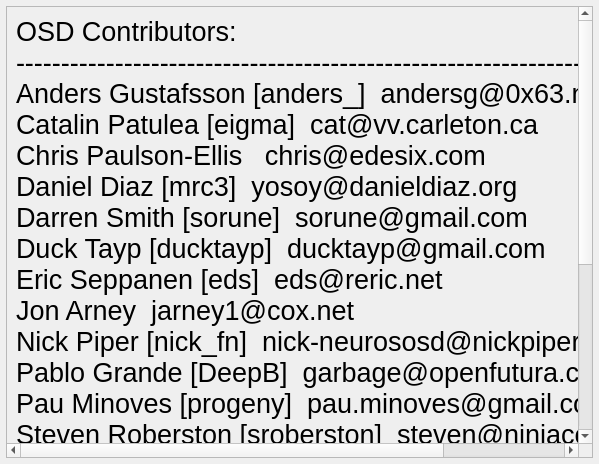
<ui version="4.0" >
 <class>NContrib</class>
 <widget class="QWidget" name="NContrib" >
  <property name="geometry" >
   <rect>
    <x>0</x>
    <y>0</y>
    <width>599</width>
    <height>464</height>
   </rect>
  </property>
  <property name="font" >
   <font>
    <pointsize>20</pointsize>
   </font>
  </property>
  <property name="windowTitle" >
   <string>OSD Contributors</string>
  </property>
  <layout class="QGridLayout" >
   <property name="horizontalSpacing" >
    <number>6</number>
   </property>
   <property name="margin" >
    <number>6</number>
   </property>
   <item row="0" column="0" >
    <widget class="QScrollArea" name="scrollArea" >
     <property name="widgetResizable" >
      <bool>true</bool>
     </property>
     <widget class="QWidget" name="scrollAreaWidgetContents" >
      <property name="geometry" >
       <rect>
        <x>0</x>
        <y>0</y>
        <width>725</width>
        <height>710</height>
       </rect>
      </property>
      <layout class="QVBoxLayout" name="verticalLayout" >
       <item>
        <widget class="QLabel" name="label" >
         <property name="text" >
          <string>OSD Contributors:
--------------------------------------------------------------------
Anders Gustafsson [anders_]  andersg@0x63.nu
Catalin Patulea [eigma]  cat@vv.carleton.ca
Chris Paulson-Ellis   chris@edesix.com
Daniel Diaz [mrc3]  yosoy@danieldiaz.org
Darren Smith [sorune]  sorune@gmail.com
Duck Tayp [ducktayp]  ducktayp@gmail.com
Eric Seppanen [eds]  eds@reric.net
Jon Arney  jarney1@cox.net
Nick Piper [nick_fn]  nick-neurososd@nickpiper.co.uk
Pablo Grande [DeepB]  garbage@openfutura.com
Pau Minoves [progeny]  pau.minoves@gmail.com
Steven Roberston [sroberston]  steven@ninjacomputer.com
Dan Fandrich  dan@coneharvesters.com
Tom Bruno [crweb]  tom@limesg.com
Ugo Riboni [nerochiaro]  nerochiaro@nerochiaro.net
Gerry Boland [greyback] gerboland@gmail.com
Matthew Wild [MattJ] mwild1@gmail.com
--------------------------------------------------------------------
And thanks to the following projects:
--------------------------------------------------------------------
unionfs: www.am-utils.org/project-unionfs.html</string>
         </property>
        </widget>
       </item>
      </layout>
     </widget>
    </widget>
   </item>
  </layout>
 </widget>
 <resources/>
 <connections/>
</ui>
